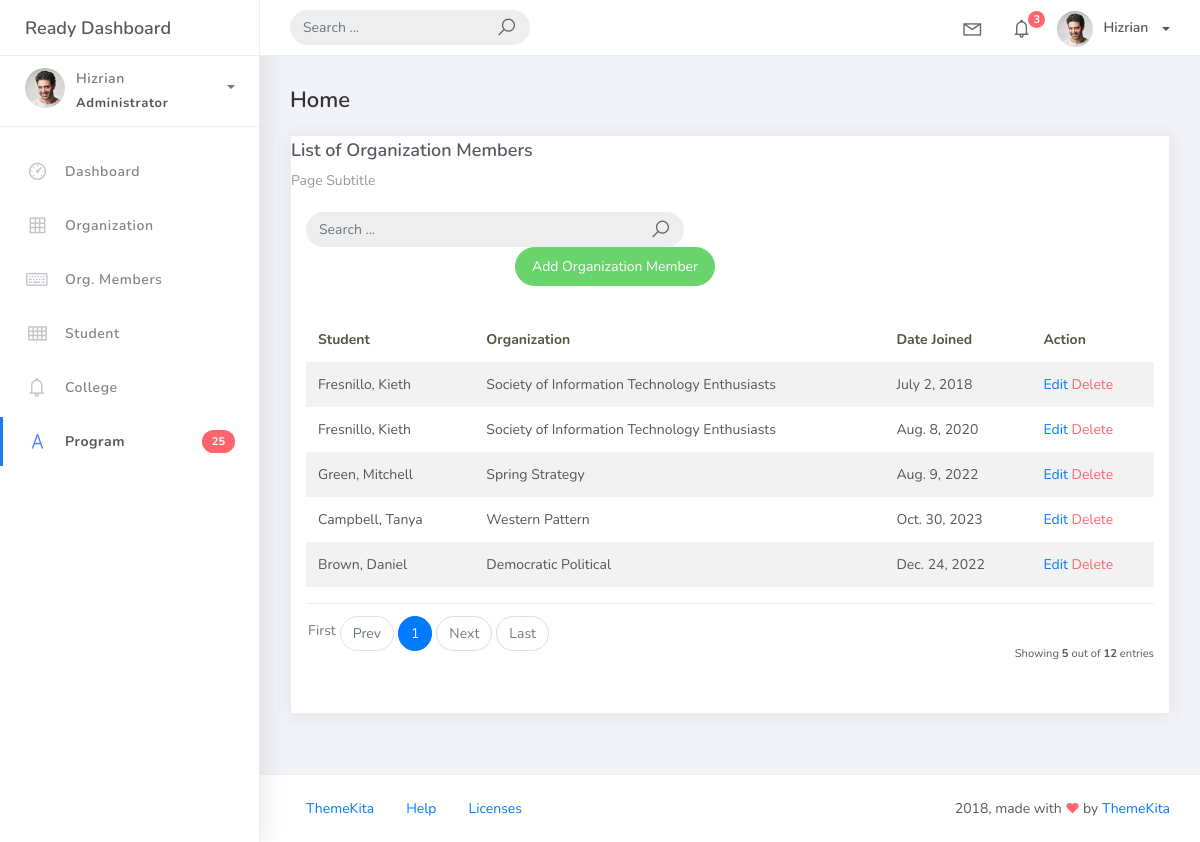
Screenshot of /member_list with the database file from the repository.
### studentorg/models.py (models this page shows)
class BaseModel(models.Model):
    created_at = models.DateTimeField(auto_now_add=True, db_index=True)
    updated_at = models.DateTimeField(auto_now=True)
    class Meta:
        abstract = True

class OrgMember(BaseModel):
    student = models.ForeignKey(Student, on_delete=models.CASCADE)
    organization = models.ForeignKey(Organization, on_delete=models.CASCADE)
    date_joined = models.DateField()

class Student(BaseModel):
    student_id = models.CharField(max_length=15)
    lastname = models.CharField(max_length=25)
    firstname = models.CharField(max_length=25)
    middlename = models.CharField(max_length=25, blank=True, null=True)
    program = models.ForeignKey(Program, on_delete=models.CASCADE)
    def __str__(self):
        return f"{self.lastname}, {self.firstname}"

class Organization(BaseModel):
    name = models.CharField(max_length=250)
    college = models.ForeignKey(
        College, null=True, blank=True, on_delete=models.CASCADE)
    description = models.CharField(max_length=500)
    def __str__(self):
        return self.name

### studentorg/views.py (the view)
# urls.py: path('member_list', MemberList.as_view(), name='member-list'),
class MemberList(ListView):
    model = OrgMember
    context_object_name = 'member'
    template_name = 'member_list.html'
    paginate_by = 5
    def get_queryset(self, *args, **kwargs):
         qs = super(MemberList, self).get_queryset(*args, **kwargs)
         if self.request.GET.get("q") != None:
             query = self.request.GET.get('q')
             qs = qs.filter(Q(name__icontains=query) |
                            Q(description__icontains=query))
         return qs

### templates/member_list.html
{% extends 'base.html' %} {% load static %} {% block content %}
<div class="content">
    <div class="container-fluid">
        <h4 class="page-title">Home</h4>
        <div class="row">
            <div class="col-md-12">
                <div class="card">
                    <div class="card-reader">
                        <div class="card-title">List of Organization Members</div>
                        <div class="card-category">Page Subtitle</div>
                    </div>
                    <br />
                            <div class="col-md-12 row">
                                <div class="col-md-6">
                                    <form class="navbar-left navbar-form nav-search mr-md-3" action="{% url 'member-list' %}">
                                        <div class="input-group">
                                            <input type="text" placeholder="Search ..." class="form-control" name="q" />
                                            <div class="input-group-append">
                                                <span class="input-group-text">
                                                    <i class="la la-search search-icon"></i>
                                                </span>
                                            </div>
                                        </div>
                                    </form>
                                </div>
                            </div>
                            <div class="col-md-6">
                                <div class="pull-right">
                                    <a href="{% url 'member-add' %}" class="btn btn-success btn-rounded">Add Organization Member</a>
                                </div>
                            </div>
                    <div class="card-body">
                        <table class="table table-striped mt-3">
                            <thead>
                                <tr>
                                    <th scope="col">Student</th>
                                    <th scope="col">Organization</th>
                                    <th scope="col">Date Joined</th>
                                    <th scope="col">Action</th>
                                </tr>
                            </thead>
                            <tbody>
                                {% for object in object_list %}
                                <tr>
                                    <td>{{ object.student }}</td>
                                    <td>{{ object.organization }}</td>
                                    <td>{{ object.date_joined }}</td>
                                    <td>
                                        <a href="member_list/{{ object.id }}">Edit</a>
                                        <a href="member_list/{{ object.id }}/delete" class="text-danger">Delete</a>
                                    </td>
                                </tr>
                                {% empty %}
                                <tr>
                                    <td colspan="4" style="text-align: center">
                                        <p class="text-sm font-weight-bold mb-0">No Records Found</p>
                                    </td>
                                </tr>
                                {% endfor %}
                            </tbody>
                        </table>
                        {% include 'includes/pagination.html' %}
                    </div>
                </div>
            </div>
        </div>
    </div>
</div>
{% endblock %}

### rows the page displays
OrgMember: student "Fresnillo, Kieth", organization "Society of Information Technology Enthusiasts", date_joined "July 2, 2018"
OrgMember: student "Fresnillo, Kieth", organization "Society of Information Technology Enthusiasts", date_joined "Aug. 8, 2020"
OrgMember: student "Green, Mitchell", organization "Spring Strategy", date_joined "Aug. 9, 2022"
OrgMember: student "Campbell, Tanya", organization "Western Pattern", date_joined "Oct. 30, 2023"
OrgMember: student "Brown, Daniel", organization "Democratic Political", date_joined "Dec. 24, 2022"

### other values shown
{{ page_num }} "1"
{{ object_list.count }} "5"
{{ paginator.count }} "12"
